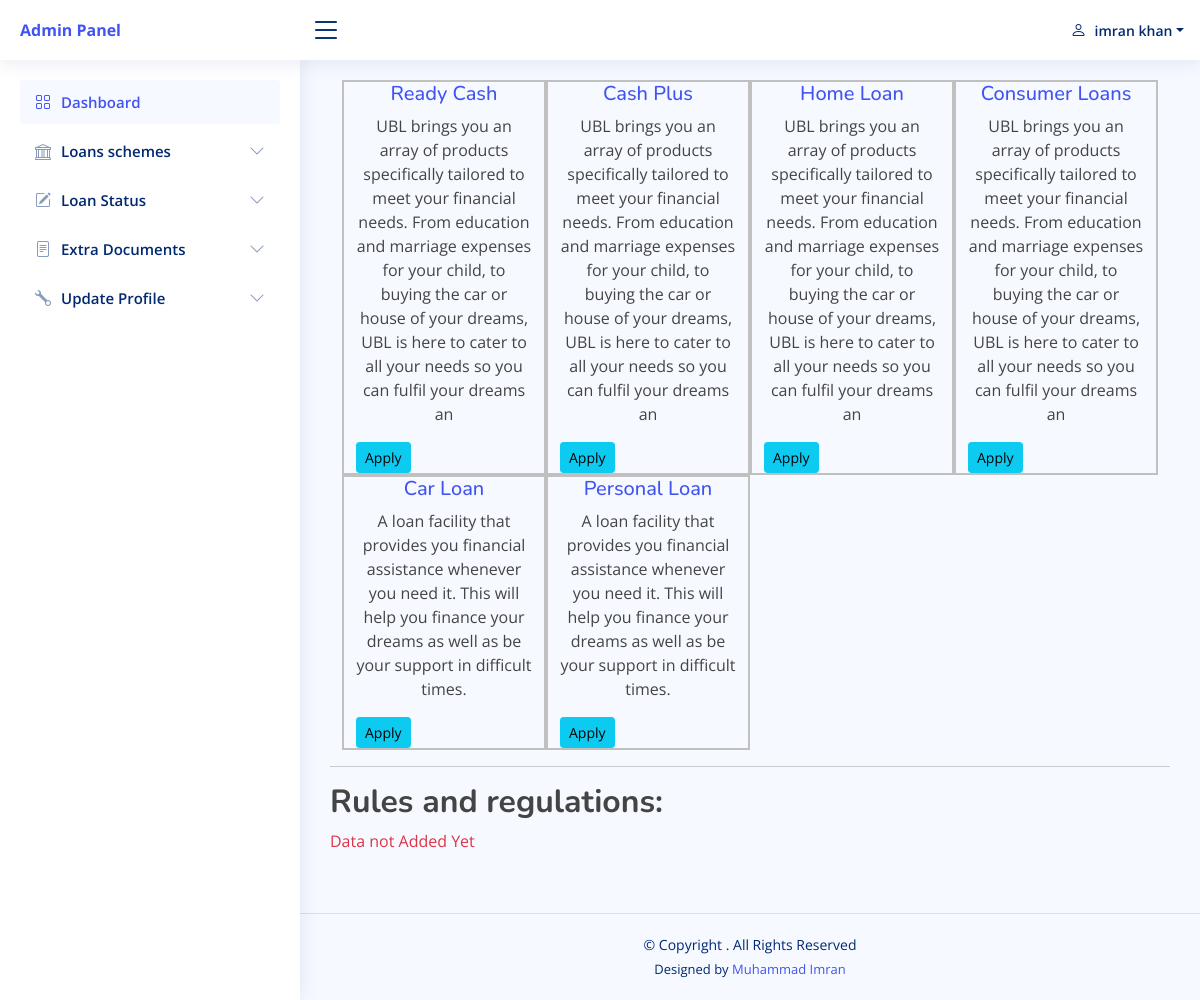
Page /user/All_loans_schemes.php (signed in) on the committed database.
### tables this page shows
CREATE TABLE `basic_inquiry_table` (
  `basic_inquiry_id` int(11) NOT NULL AUTO_INCREMENT,
  `basic_inquiry_amount` int(11) DEFAULT NULL,
  `basic_inquiry_gender` varchar(255) DEFAULT NULL,
  `basic_inquiry_first_name` varchar(255) DEFAULT NULL,
  `basic_inquiry_last_name` varchar(255) DEFAULT NULL,
  `basic_inquiry_customer_password` varchar(255) DEFAULT NULL,
  `basic_inquiry_email_address` varchar(255) DEFAULT NULL,
  `basic_inquiry_phone_number` varchar(255) DEFAULT NULL,
  `basic_inquiry_MARITAL_STATUS` varchar(255) DEFAULT NULL,
  `basic_inquiry_emp_industry` varchar(255) DEFAULT NULL,
  `basic_inquiry_emp_industry_name` varchar(255) DEFAULT NULL,
  `basic_inquiry_emp_industry_p_number` varchar(255) DEFAULT NULL,
  `basic_inquiry_emp_monthly_income` int(11) DEFAULT NULL,
  `basic_inquiry_status` int(11) DEFAULT 1,
  PRIMARY KEY (`basic_inquiry_id`)
);

CREATE TABLE `loans_schemes_table` (
  `loans_schemes_id` int(11) NOT NULL AUTO_INCREMENT,
  `loans_schemes_title` varchar(255) DEFAULT NULL,
  `loans_schemes_description` varchar(255) DEFAULT NULL,
  `interest_rate` varchar(255) DEFAULT NULL,
  PRIMARY KEY (`loans_schemes_id`)
);

### user/All_loans_schemes.php (the view, shortened to what this page needs)
<?php
require_once("header.php");
?>
  <main id="main" class="main">
    <section class="section dashboard">
      <div class="row">
        <div class="col-lg-12">
        <div class="services-area pt-150 pb-150"  data-background="section_bg02.jpg">
            <div class="container">
                <div class="row">
				<?php
				$query="select * from loans_schemes_table order by loans_schemes_id DESC";
				$runquery=mysqli_query($link,$query);
				while($row=mysqli_fetch_array($runquery)){
				?>
                  <div class="col-lg-3 col-md-6 col-sm-6" style="border:2px solid silver;border-radius: 1	px;">
                        <div class="single-cat text-center mb-50">
                            <div class="cat-cap">
                                <h5><a href="services.html"><?php echo  $row['loans_schemes_title']; ?></a></h5>
                                <p><?php echo  $row['loans_schemes_description']; ?></p>
                            </div>
                        </div>
						<a onclick="return confirm('Are you sure to apply for this loan')" href="All_loans_schemes.php?LoanID=<?php echo  $row['loans_schemes_id']; ?>" class="btn btn-info btn-block btn-sm">Apply</a>
                    </div>
				  <?php
				}
                 ?>
                 </div>
            </div>
			 <hr/>
				 <h2><b>Rules and regulations:</b></h2>
				 <?php
					$query="select * from rules_and_regulation_table";
					$runquerydate=mysqli_query($link,$query);
					if(mysqli_num_rows($runquerydate)>0){
					while($fetchsata=mysqli_fetch_array($runquerydate)){
						?>
						<p>
						<?php echo $fetchsata['rules_and_regulation_description']; ?>
						</p>
				<?php
					}
					}else
					{
						?>
						<p class="text text-danger">Data not Added Yet</p>
						<?php
					}
				 ?>
        </div>
        </div>
      </div>
    </section>
  <br/>
  </main>
  <?php
require_once("footer.php");
?>

### user/header.php (shortened to what this page needs)
<?php
$link =mysqli_connect("localhost","root","","onlinebankloanapplicationsystem");
?>
<!DOCTYPE html>
<html lang="en">
<head>
  <link href="assets/vendor/bootstrap/css/bootstrap.min.css" rel="stylesheet">
  <link href="assets/vendor/bootstrap-icons/bootstrap-icons.css" rel="stylesheet">
  <link href="assets/vendor/remixicon/remixicon.css" rel="stylesheet">
  <link href="assets/vendor/boxicons/css/boxicons.min.css" rel="stylesheet">
  <link href="assets/vendor/quill/quill.snow.css" rel="stylesheet">
  <link href="assets/vendor/quill/quill.bubble.css" rel="stylesheet">
  <link href="assets/vendor/simple-datatables/style.css" rel="stylesheet">
  <link href="assets/css/style.css" rel="stylesheet">
</head>
<body>
  <header id="header" class="header fixed-top d-flex align-items-center">
    <div class="d-flex align-items-center justify-content-between">
      <a href="index.php" class="logo d-flex align-items-center">
       <b>Admin Panel</b>
      </a>
      <i class="bi bi-list toggle-sidebar-btn"></i>
    </div>
    <nav class="header-nav ms-auto">
      <ul class="d-flex align-items-center">
        <li class="nav-item dropdown pe-3">
          <a class="nav-link nav-profile d-flex align-items-center pe-0" href="#" data-bs-toggle="dropdown">
          <i class="bi bi-person"></i>
			<?php
				$IDD = $_SESSION['ID'];
				$query="select * from basic_inquiry_table where basic_inquiry_id='$IDD'";
				$runquery=mysqli_query($link,$query);
				$fetchName = mysqli_fetch_array($runquery);
			?>
            <span class="d-none d-md-block dropdown-toggle ps-2"><?php echo $fetchName['basic_inquiry_first_name'].' '.$fetchName['basic_inquiry_last_name'] ?></span>
          </a>
        </li>
      </ul>
    </nav>
  </header>
  <aside id="sidebar" class="sidebar">
    <ul class="sidebar-nav" id="sidebar-nav">
      <li class="nav-item">
        <a class="nav-link " href="index.php">
          <i class="bi bi-grid"></i>
          <span>Dashboard</span>
        </a>
      </li>
     <li class="nav-item">
        <a class="nav-link collapsed" data-bs-target="#components-nav1" data-bs-toggle="collapse" href="#">
          <i class="bi bi-bank"></i><span>Loans schemes </span><i class="bi bi-chevron-down ms-auto"></i>
        </a>
      </li>
	 <li class="nav-item">
        <a class="nav-link collapsed" data-bs-target="#components-nav123" data-bs-toggle="collapse" href="#">
          <i class="bi bi-pencil-square"></i><span>Loan Status</span><i class="bi bi-chevron-down ms-auto"></i>
        </a>
      </li>
	   <li class="nav-item">
        <a class="nav-link collapsed" data-bs-target="#components-nav124" data-bs-toggle="collapse" href="#">
          <i class="bi bi-file-text"></i><span>Extra Documents </span><i class="bi bi-chevron-down ms-auto"></i>
        </a>
      </li>
	  <li class="nav-item">
        <a class="nav-link collapsed" data-bs-target="#components-nav12" data-bs-toggle="collapse" href="#">
          <i class="bi bi-wrench"></i><span>Update Profile </span><i class="bi bi-chevron-down ms-auto"></i>
        </a>
      </li>
    </ul>
  </aside>

### user/assets/css/style.css (style rules this page uses)
:root { scroll-behavior: smooth; }
body { font-family: "Open Sans", sans-serif; background: #f6f9ff; color: #444444; }
a { color: #4154f1; text-decoration: none; }
h1, h2, h3, h4, h5, h6 { font-family: "Nunito", sans-serif; }
#main { margin-top: 60px; padding: 20px 30px; transition: all 0.3s; }
.logo { line-height: 1; }
@media (min-width: 1200px) { .logo { width: 280px; } }
.header { transition: all 0.5s; z-index: 997; height: 60px; box-shadow: 0px 2px 20px rgba(1, 41, 112, 0.1); background-color: #fff; padding-left: 20px; }
.header .toggle-sidebar-btn { font-size: 32px; padding-left: 10px; cursor: pointer; color: #012970; }
.header-nav ul { list-style: none; }
.header-nav > ul { margin: 0; padding: 0; }
.header-nav .nav-profile { color: #012970; }
.header-nav .nav-profile span { font-size: 14px; font-weight: 600; }
.sidebar { position: fixed; top: 60px; left: 0; bottom: 0; width: 300px; z-index: 996; transition: all 0.3s; padding: 20px; overflow-y: auto; scrollbar-width: thin; scrollbar-color: #aab7cf transparent; box-shadow: 0px 0px 20px rgba(1, 41, 112, 0.1); background-color: #fff; }
@media (min-width: 1200px) { #main, #footer { margin-left: 300px; } }
.sidebar-nav { padding: 0; margin: 0; list-style: none; }
.sidebar-nav li { padding: 0; margin: 0; list-style: none; }
.sidebar-nav .nav-item { margin-bottom: 5px; }
.sidebar-nav .nav-link { display: flex; align-items: center; font-size: 15px; font-weight: 600; color: #4154f1; transition: 0.3; background: #f6f9ff; padding: 10px 15px; border-radius: 4px; }
.sidebar-nav .nav-link i { font-size: 16px; margin-right: 10px; color: #4154f1; }
.sidebar-nav .nav-link.collapsed { color: #012970; background: #fff; }
.sidebar-nav .nav-link.collapsed i { color: #899bbd; }
.sidebar-nav .nav-link .bi-chevron-down { margin-right: 0; transition: transform 0.2s ease-in-out; }

### rows in the picture
basic_inquiry_table: basic_inquiry_first_name "imran", basic_inquiry_last_name "khan"
loans_schemes_table: loans_schemes_title "Ready Cash", loans_schemes_description "UBL brings you an array of products specifically tailored to meet your financial needs. From education and marriage expenses for your child, to buying the car or house of your dreams, UBL is here to cater to all your needs so you can fulfil your dreams an"
loans_schemes_table: loans_schemes_title "Cash Plus", loans_schemes_description "UBL brings you an array of products specifically tailored to meet your financial needs. From education and marriage expenses for your child, to buying the car or house of your dreams, UBL is here to cater to all your needs so you can fulfil your dreams an"
loans_schemes_table: loans_schemes_title "Home Loan", loans_schemes_description "UBL brings you an array of products specifically tailored to meet your financial needs. From education and marriage expenses for your child, to buying the car or house of your dreams, UBL is here to cater to all your needs so you can fulfil your dreams an"
loans_schemes_table: loans_schemes_title "Consumer Loans", loans_schemes_description "UBL brings you an array of products specifically tailored to meet your financial needs. From education and marriage expenses for your child, to buying the car or house of your dreams, UBL is here to cater to all your needs so you can fulfil your dreams an"
loans_schemes_table: loans_schemes_title "Car Loan", loans_schemes_description "A loan facility that provides you financial assistance whenever you need it. This will help you finance your dreams as well as be your support in difficult times."
loans_schemes_table: loans_schemes_title "Personal Loan", loans_schemes_description "A loan facility that provides you financial assistance whenever you need it. This will help you finance your dreams as well as be your support in difficult times."
